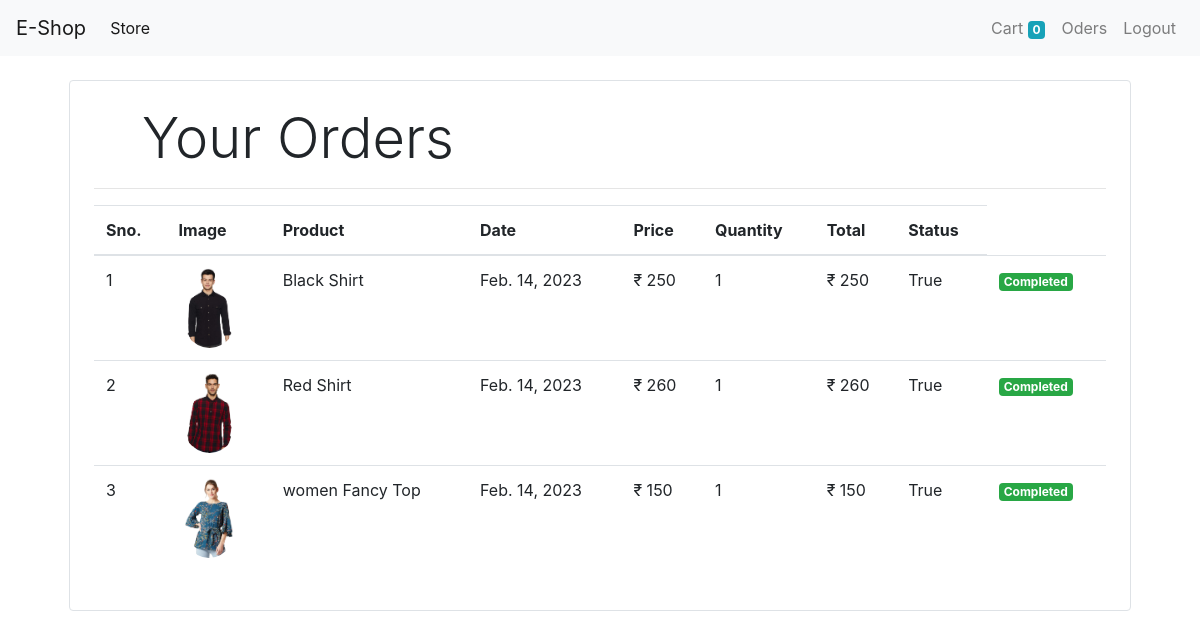
The page /orders (signed in) on the database its author committed.
### store/models/orders.py (models this page shows, shortened)
class Order(models.Model):
    product=models.ForeignKey(Product,on_delete=models.CASCADE)
    customer=models.ForeignKey(Customer,on_delete=models.CASCADE)
    quantity=models.IntegerField(default=1)
    price=models.IntegerField()
    address=models.CharField(max_length=50,default='',blank=True)
    phone=models.CharField(max_length=50,default='',blank=True)
    date=models.DateField(default=datetime.datetime.today)
    status=models.BooleanField(default=False)
    @staticmethod
    def get_orders_by_customer(customer_id):
        return Order\
            .objects\
            .filter(customer=customer_id).order_by('-date')

### store/models/product.py (models this page shows, shortened)
class Product(models.Model):
    name=models.CharField(max_length=50)
    price=models.IntegerField(default=0)
    category=models.ForeignKey(Category,on_delete=models.CASCADE)
    descriptions=models.CharField(max_length=200)
    image=models.ImageField(upload_to='upload/product')

### store/middleware/auth.py (the view)
    def middleware(request):
        print(request.session.get('customer'))
        returnUrl=request.META['PATH_INFO']
        print(request.META['PATH_INFO'])
        if not request.session.get('customer'):
            return redirect(f'login?return_url={returnUrl}')
        response = get_response(request)
        return response

### store/templatetags/custom_filter.py (called while the page is built)
@register.filter(name='currency')
def currency(number):
    return "₹ "+str(number)

@register.filter(name='multiply')
def multiply(number,number1):
    return number*number1

### store/views/orders.py (called while the page is built)
    def get(self,request):
        customer=request.session.get('customer')
        orders=Order.get_orders_by_customer(customer)
        print(orders)
        orders=orders.reverse()
        return render(request,'orders.html',{'orders':orders})

### store/templates/orders.html
{% extends "base.html" %}
{% block content %}
{% load cart %}
{% load custom_filter %}
  <div class="container">
    <div class="border rounded p-4 m-4">
       <p class="display-4 pl-4 ml-4">Your Orders</p>
       <hr>
        <table class="table">
            <thead>
                <tr>
                    <th>Sno.</th>
                    <th>Image</th>
                    <th>Product</th>
                    <th>Date</th>
                    <th>Price</th>
                    <th>Quantity</th>
                    <th>Total</th>
                    <th>Status</th>
                </tr>
            </thead>
            <tbody>
                {% for order in orders %}
                <tr>
                    <td>{{forloop.counter}}</td>
                    <td><img style="height:80px;" class="rounded-circle" src="{{order.product.image.url}}" alt=""></td>
                    <td>{{order.product.name}}</td>
                    <td>{{order.date}}</td>
                    <td>{{order.price|currency}}</td>
                    <td>{{order.quantity}}</td>
                    <td>{{order.quantity|multiply:order.price|currency}}</td>
                    <td>{{order.status}}</td>
                    {% if order.status %}
                    <td><small class="badge badge-success">Completed</small></td>
                    {% else %}
                    <td><small class="badge badge-warning">Pending</small></td>
                    {% endif %}
                </tr>
                {% endfor %}
            </tbody>
        </table>
    </div>
  </div>
{% endblock %}

### rows shown on the page
Order: product.image (picture), product.name "Black Shirt", date "Feb. 14, 2023", price "₹ 250", quantity "1", quantity|multiply "₹ 250", status "True", shows "Completed"
Order: product.image (picture), product.name "Red Shirt", date "Feb. 14, 2023", price "₹ 260", quantity "1", quantity|multiply "₹ 260", status "True", shows "Completed"
Order: product.image (picture), product.name "women Fancy Top", date "Feb. 14, 2023", price "₹ 150", quantity "1", quantity|multiply "₹ 150", status "True", shows "Completed"

### other values the page prints
{{ request.session.cart.keys|length }} "0"
